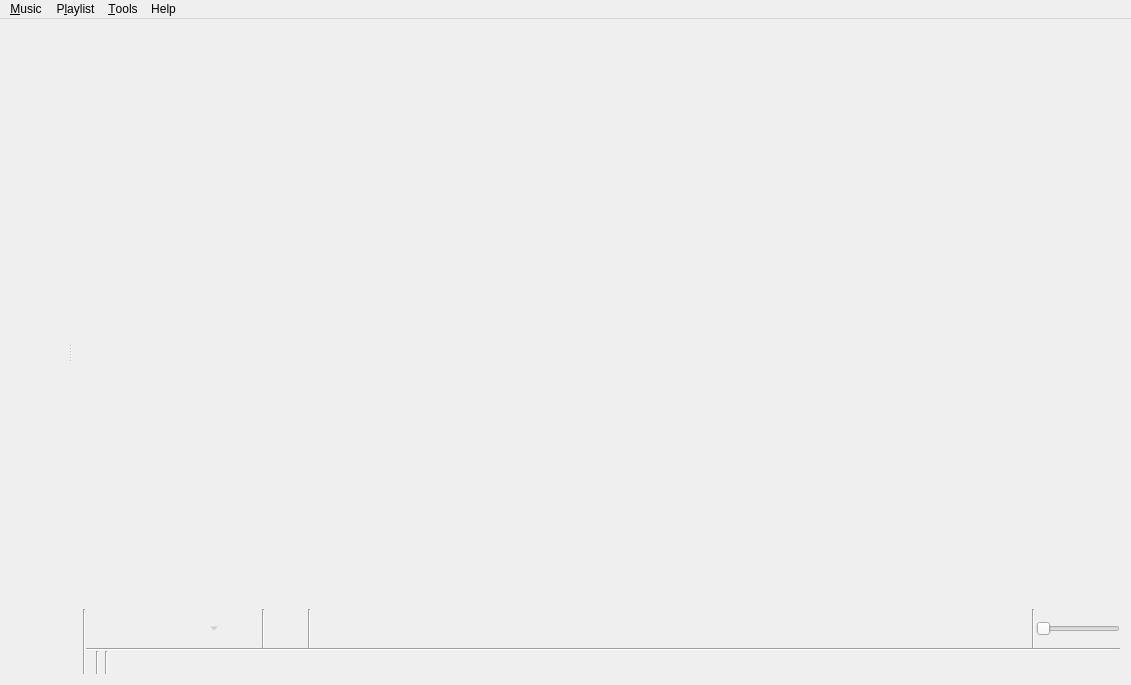
<?xml version="1.0" encoding="UTF-8"?>
<ui version="4.0">
 <class>MainWindow</class>
 <widget class="QMainWindow" name="MainWindow">
  <property name="geometry">
   <rect>
    <x>0</x>
    <y>0</y>
    <width>1131</width>
    <height>685</height>
   </rect>
  </property>
  <property name="windowTitle">
   <string>Strawberry Music Player</string>
  </property>
  <widget class="QWidget" name="centralWidget">
   <layout class="QVBoxLayout" name="layout_centralWidget">
    <property name="spacing">
     <number>0</number>
    </property>
    <property name="leftMargin">
     <number>0</number>
    </property>
    <property name="topMargin">
     <number>0</number>
    </property>
    <property name="rightMargin">
     <number>0</number>
    </property>
    <property name="bottomMargin">
     <number>0</number>
    </property>
    <item>
     <widget class="QSplitter" name="splitter">
      <property name="orientation">
       <enum>Qt::Horizontal</enum>
      </property>
      <widget class="QWidget" name="sidebar_layout">
       <layout class="QVBoxLayout" name="layout_left">
        <property name="spacing">
         <number>0</number>
        </property>
        <item>
         <widget class="FancyTabWidget" name="tabs" native="true"/>
        </item>
        <item>
         <widget class="PlayingWidget" name="widget_playing" native="true"/>
        </item>
       </layout>
      </widget>
      <widget class="QWidget" name="playlist_layout">
       <layout class="QVBoxLayout" name="layout_right">
        <property name="spacing">
         <number>0</number>
        </property>
        <item>
         <widget class="PlaylistContainer" name="playlist" native="true">
          <property name="sizePolicy">
           <sizepolicy hsizetype="Preferred" vsizetype="Expanding">
            <horstretch>0</horstretch>
            <verstretch>0</verstretch>
           </sizepolicy>
          </property>
          <addaction name="action_edit_track"/>
          <addaction name="action_edit_value"/>
         </widget>
        </item>
        <item>
         <layout class="QHBoxLayout" name="layout_bottom">
          <property name="spacing">
           <number>0</number>
          </property>
          <item>
           <widget class="Line" name="line_6">
            <property name="orientation">
             <enum>Qt::Vertical</enum>
            </property>
           </widget>
          </item>
          <item>
           <widget class="QWidget" name="player_controls_container" native="true">
            <layout class="QVBoxLayout" name="layout_player_controls_container">
             <property name="spacing">
              <number>0</number>
             </property>
             <property name="leftMargin">
              <number>0</number>
             </property>
             <property name="topMargin">
              <number>0</number>
             </property>
             <property name="rightMargin">
              <number>0</number>
             </property>
             <property name="bottomMargin">
              <number>0</number>
             </property>
             <item>
              <widget class="QFrame" name="player_controls">
               <property name="frameShape">
                <enum>QFrame::NoFrame</enum>
               </property>
               <layout class="QHBoxLayout" name="layout_player_controls">
                <property name="spacing">
                 <number>1</number>
                </property>
                <property name="leftMargin">
                 <number>0</number>
                </property>
                <property name="topMargin">
                 <number>0</number>
                </property>
                <property name="rightMargin">
                 <number>0</number>
                </property>
                <property name="bottomMargin">
                 <number>0</number>
                </property>
                <item>
                 <widget class="QToolButton" name="back_button">
                  <property name="accessibleName">
                   <string>MenuPopupToolButton</string>
                  </property>
                  <property name="iconSize">
                   <size>
                    <width>32</width>
                    <height>32</height>
                   </size>
                  </property>
                  <property name="autoRaise">
                   <bool>true</bool>
                  </property>
                 </widget>
                </item>
                <item>
                 <widget class="QToolButton" name="pause_play_button">
                  <property name="accessibleName">
                   <string>MenuPopupToolButton</string>
                  </property>
                  <property name="iconSize">
                   <size>
                    <width>32</width>
                    <height>32</height>
                   </size>
                  </property>
                  <property name="autoRaise">
                   <bool>true</bool>
                  </property>
                 </widget>
                </item>
                <item>
                 <widget class="QToolButton" name="stop_button">
                  <property name="enabled">
                   <bool>false</bool>
                  </property>
                  <property name="accessibleName">
                   <string>MenuPopupToolButton</string>
                  </property>
                  <property name="iconSize">
                   <size>
                    <width>32</width>
                    <height>32</height>
                   </size>
                  </property>
                  <property name="popupMode">
                   <enum>QToolButton::MenuButtonPopup</enum>
                  </property>
                  <property name="autoRaise">
                   <bool>true</bool>
                  </property>
                 </widget>
                </item>
                <item>
                 <widget class="QToolButton" name="forward_button">
                  <property name="accessibleName">
                   <string>MenuPopupToolButton</string>
                  </property>
                  <property name="iconSize">
                   <size>
                    <width>32</width>
                    <height>32</height>
                   </size>
                  </property>
                  <property name="autoRaise">
                   <bool>true</bool>
                  </property>
                 </widget>
                </item>
                <item>
                 <widget class="QWidget" name="widget_love" native="true">
                  <layout class="QHBoxLayout" name="layout_widget_love">
                   <property name="spacing">
                    <number>1</number>
                   </property>
                   <property name="leftMargin">
                    <number>0</number>
                   </property>
                   <property name="topMargin">
                    <number>0</number>
                   </property>
                   <property name="rightMargin">
                    <number>0</number>
                   </property>
                   <property name="bottomMargin">
                    <number>0</number>
                   </property>
                   <item>
                    <widget class="Line" name="line_love">
                     <property name="orientation">
                      <enum>Qt::Vertical</enum>
                     </property>
                    </widget>
                   </item>
                   <item>
                    <widget class="QToolButton" name="button_love">
                     <property name="accessibleName">
                      <string>MenuPopupToolButton</string>
                     </property>
                     <property name="iconSize">
                      <size>
                       <width>32</width>
                       <height>32</height>
                      </size>
                     </property>
                     <property name="autoRaise">
                      <bool>true</bool>
                     </property>
                    </widget>
                   </item>
                  </layout>
                 </widget>
                </item>
                <item>
                 <widget class="RatingWidget" name="rating" native="true">
                  <property name="sizePolicy">
                   <sizepolicy hsizetype="Minimum" vsizetype="Fixed">
                    <horstretch>0</horstretch>
                    <verstretch>0</verstretch>
                   </sizepolicy>
                  </property>
                 </widget>
                </item>
                <item>
                 <widget class="Line" name="line_buttons">
                  <property name="orientation">
                   <enum>Qt::Vertical</enum>
                  </property>
                 </widget>
                </item>
                <item>
                 <widget class="AnalyzerContainer" name="analyzer" native="true">
                  <property name="sizePolicy">
                   <sizepolicy hsizetype="Expanding" vsizetype="Preferred">
                    <horstretch>100</horstretch>
                    <verstretch>0</verstretch>
                   </sizepolicy>
                  </property>
                  <property name="minimumSize">
                   <size>
                    <width>0</width>
                    <height>36</height>
                   </size>
                  </property>
                 </widget>
                </item>
                <item>
                 <spacer name="horizontalSpacer">
                  <property name="orientation">
                   <enum>Qt::Horizontal</enum>
                  </property>
                  <property name="sizeType">
                   <enum>QSizePolicy::Expanding</enum>
                  </property>
                  <property name="sizeHint" stdset="0">
                   <size>
                    <width>0</width>
                    <height>0</height>
                   </size>
                  </property>
                 </spacer>
                </item>
                <item>
                 <widget class="Line" name="line_volume">
                  <property name="orientation">
                   <enum>Qt::Vertical</enum>
                  </property>
                 </widget>
                </item>
                <item>
                 <widget class="VolumeSlider" name="volume">
                  <property name="sizePolicy">
                   <sizepolicy hsizetype="Minimum" vsizetype="Fixed">
                    <horstretch>0</horstretch>
                    <verstretch>0</verstretch>
                   </sizepolicy>
                  </property>
                  <property name="maximum">
                   <number>100</number>
                  </property>
                  <property name="orientation">
                   <enum>Qt::Horizontal</enum>
                  </property>
                 </widget>
                </item>
               </layout>
              </widget>
             </item>
             <item>
              <widget class="QWidget" name="status_bar" native="true">
               <property name="sizePolicy">
                <sizepolicy hsizetype="Preferred" vsizetype="Fixed">
                 <horstretch>0</horstretch>
                 <verstretch>0</verstretch>
                </sizepolicy>
               </property>
               <layout class="QVBoxLayout" name="layout_status_bar">
                <property name="spacing">
                 <number>0</number>
                </property>
                <property name="leftMargin">
                 <number>0</number>
                </property>
                <property name="topMargin">
                 <number>0</number>
                </property>
                <property name="rightMargin">
                 <number>0</number>
                </property>
                <property name="bottomMargin">
                 <number>0</number>
                </property>
                <item>
                 <widget class="Line" name="status_bar_line">
                  <property name="orientation">
                   <enum>Qt::Horizontal</enum>
                  </property>
                 </widget>
                </item>
                <item>
                 <widget class="QWidget" name="status_bar_internal" native="true">
                  <property name="sizePolicy">
                   <sizepolicy hsizetype="Preferred" vsizetype="Fixed">
                    <horstretch>0</horstretch>
                    <verstretch>0</verstretch>
                   </sizepolicy>
                  </property>
                  <layout class="QHBoxLayout" name="layout_status_bar_internal">
                   <property name="spacing">
                    <number>3</number>
                   </property>
                   <property name="leftMargin">
                    <number>0</number>
                   </property>
                   <property name="topMargin">
                    <number>0</number>
                   </property>
                   <property name="rightMargin">
                    <number>0</number>
                   </property>
                   <property name="bottomMargin">
                    <number>0</number>
                   </property>
                   <item>
                    <widget class="QStackedWidget" name="status_bar_stack">
                     <property name="currentIndex">
                      <number>1</number>
                     </property>
                     <widget class="MultiLoadingIndicator" name="multi_loading_indicator"/>
                     <widget class="QWidget" name="playlist_summary_page">
                      <layout class="QVBoxLayout" name="layout_playlist_summary">
                       <property name="spacing">
                        <number>0</number>
                       </property>
                       <property name="leftMargin">
                        <number>0</number>
                       </property>
                       <property name="topMargin">
                        <number>0</number>
                       </property>
                       <property name="rightMargin">
                        <number>0</number>
                       </property>
                       <property name="bottomMargin">
                        <number>0</number>
                       </property>
                       <item>
                        <widget class="QLabel" name="playlist_summary">
                         <property name="alignment">
                          <set>Qt::AlignRight|Qt::AlignTrailing|Qt::AlignVCenter</set>
                         </property>
                        </widget>
                       </item>
                      </layout>
                     </widget>
                    </widget>
                   </item>
                   <item>
                    <widget class="Line" name="line_5">
                     <property name="orientation">
                      <enum>Qt::Vertical</enum>
                     </property>
                    </widget>
                   </item>
                   <item>
                    <widget class="PlaylistSequence" name="playlist_sequence" native="true"/>
                   </item>
                   <item>
                    <widget class="Line" name="line_2">
                     <property name="orientation">
                      <enum>Qt::Vertical</enum>
                     </property>
                    </widget>
                   </item>
                   <item>
                    <widget class="QToolButton" name="button_scrobble">
                     <property name="enabled">
                      <bool>true</bool>
                     </property>
                     <property name="sizePolicy">
                      <sizepolicy hsizetype="Fixed" vsizetype="Fixed">
                       <horstretch>0</horstretch>
                       <verstretch>0</verstretch>
                      </sizepolicy>
                     </property>
                     <property name="text">
                      <string/>
                     </property>
                     <property name="iconSize">
                      <size>
                       <width>16</width>
                       <height>16</height>
                      </size>
                     </property>
                     <property name="autoRaise">
                      <bool>true</bool>
                     </property>
                    </widget>
                   </item>
                   <item>
                    <widget class="TrackSlider" name="track_slider" native="true">
                     <property name="sizePolicy">
                      <sizepolicy hsizetype="Preferred" vsizetype="Preferred">
                       <horstretch>10</horstretch>
                       <verstretch>0</verstretch>
                      </sizepolicy>
                     </property>
                    </widget>
                   </item>
                  </layout>
                 </widget>
                </item>
               </layout>
              </widget>
             </item>
            </layout>
           </widget>
          </item>
         </layout>
        </item>
       </layout>
      </widget>
     </widget>
    </item>
   </layout>
  </widget>
  <widget class="QMenuBar" name="menuBar">
   <property name="geometry">
    <rect>
     <x>0</x>
     <y>0</y>
     <width>1131</width>
     <height>23</height>
    </rect>
   </property>
   <widget class="QMenu" name="menu_music">
    <property name="title">
     <string>&amp;Music</string>
    </property>
    <addaction name="action_open_file"/>
    <addaction name="action_open_cd"/>
    <addaction name="separator"/>
    <addaction name="action_previous_track"/>
    <addaction name="action_play_pause"/>
    <addaction name="action_stop"/>
    <addaction name="action_next_track"/>
    <addaction name="separator"/>
    <addaction name="action_mute"/>
    <addaction name="separator"/>
    <addaction name="action_love"/>
    <addaction name="separator"/>
    <addaction name="action_quit"/>
   </widget>
   <widget class="QMenu" name="menu_playlist">
    <property name="title">
     <string>P&amp;laylist</string>
    </property>
    <addaction name="action_add_file"/>
    <addaction name="action_add_folder"/>
    <addaction name="action_add_stream"/>
    <addaction name="separator"/>
    <addaction name="action_shuffle_mode"/>
    <addaction name="action_repeat_mode"/>
    <addaction name="separator"/>
    <addaction name="action_new_playlist"/>
    <addaction name="action_save_playlist"/>
    <addaction name="action_load_playlist"/>
    <addaction name="action_save_all_playlists"/>
    <addaction name="separator"/>
    <addaction name="action_jump"/>
    <addaction name="action_clear_playlist"/>
    <addaction name="action_shuffle"/>
    <addaction name="action_remove_duplicates"/>
    <addaction name="action_remove_unavailable"/>
   </widget>
   <widget class="QMenu" name="menu_help">
    <property name="title">
     <string>Help</string>
    </property>
    <addaction name="action_about_strawberry"/>
    <addaction name="action_about_qt"/>
    <addaction name="separator"/>
   </widget>
   <widget class="QMenu" name="menu_tools">
    <property name="title">
     <string>&amp;Tools</string>
    </property>
    <addaction name="action_cover_manager"/>
    <addaction name="action_equalizer"/>
    <addaction name="action_transcoder"/>
    <addaction name="separator"/>
    <addaction name="action_update_collection"/>
    <addaction name="action_full_collection_scan"/>
    <addaction name="action_stop_collection_scan"/>
    <addaction name="separator"/>
    <addaction name="action_settings"/>
    <addaction name="action_import_data_from_last_fm"/>
    <addaction name="action_console"/>
    <addaction name="separator"/>
    <addaction name="action_toggle_show_sidebar"/>
   </widget>
   <addaction name="menu_music"/>
   <addaction name="menu_playlist"/>
   <addaction name="menu_tools"/>
   <addaction name="menu_help"/>
  </widget>
  <action name="action_previous_track">
   <property name="text">
    <string>Previous track</string>
   </property>
   <property name="shortcut">
    <string>F5</string>
   </property>
  </action>
  <action name="action_play_pause">
   <property name="text">
    <string>&amp;Play</string>
   </property>
   <property name="shortcut">
    <string>F6</string>
   </property>
  </action>
  <action name="action_stop">
   <property name="enabled">
    <bool>false</bool>
   </property>
   <property name="text">
    <string>&amp;Stop</string>
   </property>
   <property name="shortcut">
    <string>F7</string>
   </property>
  </action>
  <action name="action_next_track">
   <property name="text">
    <string>&amp;Next track</string>
   </property>
   <property name="shortcut">
    <string>F8</string>
   </property>
  </action>
  <action name="action_quit">
   <property name="text">
    <string>&amp;Quit</string>
   </property>
   <property name="shortcut">
    <string>Ctrl+Q</string>
   </property>
   <property name="menuRole">
    <enum>QAction::QuitRole</enum>
   </property>
  </action>
  <action name="action_stop_after_this_track">
   <property name="text">
    <string>Stop after this track</string>
   </property>
   <property name="shortcut">
    <string>Ctrl+Alt+V</string>
   </property>
  </action>
  <action name="action_love">
   <property name="enabled">
    <bool>false</bool>
   </property>
   <property name="text">
    <string>Love</string>
   </property>
   <property name="shortcut">
    <string notr="true">Ctrl+L</string>
   </property>
  </action>
  <action name="action_clear_playlist">
   <property name="text">
    <string>&amp;Clear playlist</string>
   </property>
   <property name="toolTip">
    <string>Clear playlist</string>
   </property>
   <property name="shortcut">
    <string>Ctrl+K</string>
   </property>
  </action>
  <action name="action_edit_track">
   <property name="text">
    <string>Edit track information...</string>
   </property>
   <property name="shortcut">
    <string>Ctrl+E</string>
   </property>
  </action>
  <action name="action_renumber_tracks">
   <property name="text">
    <string>Renumber tracks in this order...</string>
   </property>
  </action>
  <action name="action_selection_set_value">
   <property name="text">
    <string>Set value for all selected tracks...</string>
   </property>
  </action>
  <action name="action_edit_value">
   <property name="text">
    <string>Edit tag...</string>
   </property>
  </action>
  <action name="action_settings">
   <property name="text">
    <string>&amp;Settings...</string>
   </property>
   <property name="shortcut">
    <string>Ctrl+P</string>
   </property>
   <property name="menuRole">
    <enum>QAction::PreferencesRole</enum>
   </property>
  </action>
  <action name="action_about_strawberry">
   <property name="icon">
    <iconset resource="../../data/icons.qrc">
     <normaloff>:/icons/64x64/strawberry.png</normaloff>:/icons/64x64/strawberry.png</iconset>
   </property>
   <property name="text">
    <string>&amp;About Strawberry</string>
   </property>
   <property name="shortcut">
    <string>F1</string>
   </property>
   <property name="menuRole">
    <enum>QAction::AboutRole</enum>
   </property>
  </action>
  <action name="action_shuffle">
   <property name="text">
    <string>S&amp;huffle playlist</string>
   </property>
   <property name="shortcut">
    <string>Ctrl+H</string>
   </property>
  </action>
  <action name="action_add_file">
   <property name="text">
    <string>&amp;Add file...</string>
   </property>
   <property name="shortcut">
    <string>Ctrl+Shift+A</string>
   </property>
  </action>
  <action name="action_open_file">
   <property name="text">
    <string>&amp;Open file...</string>
   </property>
  </action>
  <action name="action_open_cd">
   <property name="text">
    <string>Open audio &amp;CD...</string>
   </property>
  </action>
  <action name="action_cover_manager">
   <property name="text">
    <string>&amp;Cover Manager</string>
   </property>
  </action>
  <action name="action_console">
   <property name="text">
    <string>C&amp;onsole</string>
   </property>
  </action>
  <action name="action_shuffle_mode">
   <property name="text">
    <string>&amp;Shuffle mode</string>
   </property>
  </action>
  <action name="action_repeat_mode">
   <property name="text">
    <string>&amp;Repeat mode</string>
   </property>
  </action>
  <action name="action_remove_from_playlist">
   <property name="text">
    <string>Remove from playlist</string>
   </property>
  </action>
  <action name="action_equalizer">
   <property name="text">
    <string>&amp;Equalizer</string>
   </property>
  </action>
  <action name="action_transcoder">
   <property name="text">
    <string>&amp;Transcode Music</string>
   </property>
  </action>
  <action name="action_add_folder">
   <property name="text">
    <string>Add &amp;folder...</string>
   </property>
  </action>
  <action name="action_jump">
   <property name="text">
    <string>&amp;Jump to the currently playing track</string>
   </property>
   <property name="shortcut">
    <string>Ctrl+J</string>
   </property>
  </action>
  <action name="action_new_playlist">
   <property name="text">
    <string>&amp;New playlist</string>
   </property>
   <property name="shortcut">
    <string>Ctrl+N</string>
   </property>
  </action>
  <action name="action_save_playlist">
   <property name="text">
    <string>Save &amp;playlist...</string>
   </property>
   <property name="shortcut">
    <string>Ctrl+S</string>
   </property>
  </action>
  <action name="action_load_playlist">
   <property name="text">
    <string>&amp;Load playlist...</string>
   </property>
   <property name="shortcut">
    <string>Ctrl+Shift+O</string>
   </property>
  </action>
  <action name="action_save_all_playlists">
   <property name="text">
    <string>&amp;Save all playlists...</string>
   </property>
  </action>
  <action name="action_next_playlist">
   <property name="text">
    <string>Go to next playlist tab</string>
   </property>
  </action>
  <action name="action_previous_playlist">
   <property name="text">
    <string>Go to previous playlist tab</string>
   </property>
  </action>
  <action name="action_update_collection">
   <property name="text">
    <string>&amp;Update changed collection folders</string>
   </property>
  </action>
  <action name="action_about_qt">
   <property name="text">
    <string>About &amp;Qt</string>
   </property>
   <property name="menuRole">
    <enum>QAction::AboutQtRole</enum>
   </property>
  </action>
  <action name="action_mute">
   <property name="checkable">
    <bool>true</bool>
   </property>
   <property name="text">
    <string>&amp;Mute</string>
   </property>
   <property name="shortcut">
    <string>Ctrl+M</string>
   </property>
  </action>
  <action name="action_full_collection_scan">
   <property name="text">
    <string>&amp;Do a full collection rescan</string>
   </property>
  </action>
  <action name="action_stop_collection_scan">
   <property name="text">
    <string>Stop collection scan</string>
   </property>
   <property name="toolTip">
    <string>Stop collection scan</string>
   </property>
  </action>
  <action name="action_auto_complete_tags">
   <property name="text">
    <string>Complete tags automatically...</string>
   </property>
   <property name="shortcut">
    <string>Ctrl+T</string>
   </property>
  </action>
  <action name="action_toggle_scrobbling">
   <property name="text">
    <string>Toggle scrobbling</string>
   </property>
  </action>
  <action name="action_remove_duplicates">
   <property name="text">
    <string>Remove &amp;duplicates from playlist</string>
   </property>
  </action>
  <action name="action_remove_unavailable">
   <property name="text">
    <string>Remove &amp;unavailable tracks from playlist</string>
   </property>
  </action>
  <action name="action_add_files_to_transcoder">
   <property name="checkable">
    <bool>false</bool>
   </property>
   <property name="text">
    <string>Add file(s) to transcoder</string>
   </property>
   <property name="toolTip">
    <string>Add file to transcoder</string>
   </property>
   <property name="shortcut">
    <string notr="true">Ctrl+Shift+T</string>
   </property>
  </action>
  <action name="action_add_stream">
   <property name="text">
    <string>Add stream...</string>
   </property>
  </action>
  <action name="action_toggle_show_sidebar">
   <property name="checkable">
    <bool>true</bool>
   </property>
   <property name="text">
    <string>Show sidebar</string>
   </property>
  </action>
  <action name="action_import_data_from_last_fm">
   <property name="text">
    <string>Import data from last.fm...</string>
   </property>
  </action>
 </widget>
 <layoutdefault spacing="6" margin="11"/>
 <customwidgets>
  <customwidget>
   <class>VolumeSlider</class>
   <extends>QSlider</extends>
   <header>widgets/volumeslider.h</header>
  </customwidget>
  <customwidget>
   <class>AnalyzerContainer</class>
   <extends>QWidget</extends>
   <header>analyzer/analyzercontainer.h</header>
   <container>1</container>
  </customwidget>
  <customwidget>
   <class>PlaylistContainer</class>
   <extends>QWidget</extends>
   <header>playlist/playlistcontainer.h</header>
   <container>1</container>
  </customwidget>
  <customwidget>
   <class>TrackSlider</class>
   <extends>QWidget</extends>
   <header>widgets/trackslider.h</header>
   <container>1</container>
  </customwidget>
  <customwidget>
   <class>PlaylistSequence</class>
   <extends>QWidget</extends>
   <header>playlist/playlistsequence.h</header>
   <container>1</container>
  </customwidget>
  <customwidget>
   <class>MultiLoadingIndicator</class>
   <extends>QWidget</extends>
   <header>widgets/multiloadingindicator.h</header>
   <container>1</container>
  </customwidget>
  <customwidget>
   <class>PlayingWidget</class>
   <extends>QWidget</extends>
   <header>widgets/playingwidget.h</header>
   <container>1</container>
  </customwidget>
  <customwidget>
   <class>RatingWidget</class>
   <extends>QWidget</extends>
   <header>widgets/ratingwidget.h</header>
   <container>1</container>
  </customwidget>
  <customwidget>
   <class>FancyTabWidget</class>
   <extends>QWidget</extends>
   <header>widgets/fancytabwidget.h</header>
  </customwidget>
 </customwidgets>
 <resources>
  <include location="../../data/icons.qrc"/>
 </resources>
 <connections/>
</ui>
